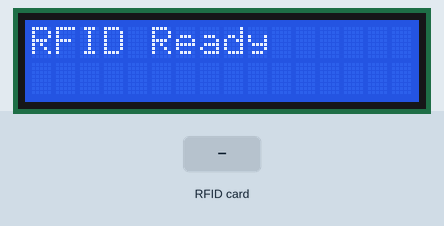
Recording of a sketch running on a simulated ESP8266 (NodeMCU). Parts: 16×2 character LCD. The test bench sets the inputs (shaded band). WiFi joins after 1.5 s; servers stay silent unless stated; uploads are accepted with an empty reply; what the sketch prints to the serial monitor is not drawn.

Above: at 0.2 s.
4.9 s: RFID card 12 34 56 78 held to the reader
At 5.6 s:
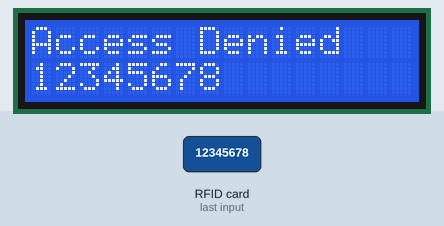
6.4 s: RFID card 53 50 A4 E2 held to the reader
At 8.3 s:
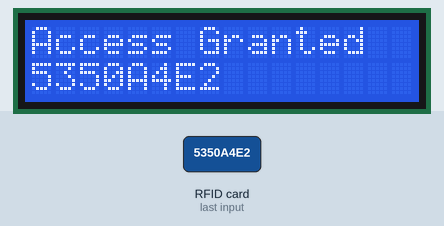
8.6 s: RFID card E3 18 74 E4 held to the reader
At 9.8 s:
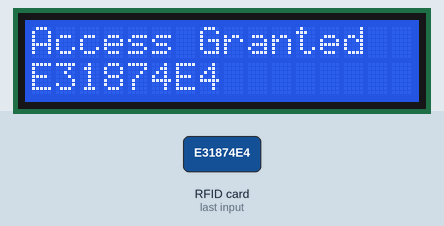
10.8 s: RFID card 5E 7A 19 C4 held to the reader
At 12.5 s:
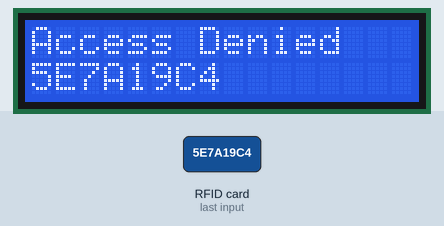
Timing chart, 0 to 14.0 s (numbered marks = the images above; inputs shaded):
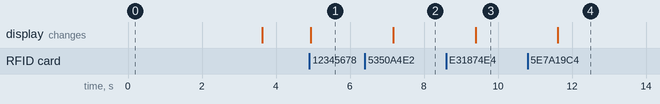

The sketch:

2.ino
```cpp
#include <SPI.h>
#include <MFRC522.h>
#include <Wire.h>
#include <LiquidCrystal_I2C.h>
#include <Arduino.h>
#include <ESP8266WiFi.h>
#include <ESP8266HTTPClient.h>
#include <WiFiClient.h>
#include <ArduinoJson.h>


#ifndef APSSID
#define APSSID "Free"
#define APPSK "12345678"
#define SS_PIN D8   // Chân chọn cho slave (SDA cho RFID)
#define RST_PIN D3  // Chân reset cho RFID
#endif

const char *ssid = APSSID;
const char *password = APPSK;
const char *URL = "http://192.168.208.56:8000/setCard";
const char *DeniedURL = "http://192.168.208.56:8000/setDeniedCard";

// Khởi tạo các đối tượng
WiFiClient client;
HTTPClient http;


MFRC522 mfrc522(SS_PIN, RST_PIN);  // Khởi tạo đối tượng đầu đọc thẻ RFID
LiquidCrystal_I2C lcd(0x27, 16, 2); // Địa chỉ I2C của LCD (thường là 0x27 hoặc 0x3F)

// Các UID mặc định để mở khóa
const String defaultUID1 = "5350A4E2";
const String defaultUID2 = "E31874E4";
const String defaultUID3 = "A71E0963";
const String defaultUID4 = "B72F956C";


void setup() {
  Serial.begin(9600);        // Khởi tạo giao tiếp nối tiếp
  SPI.begin();               // Khởi tạo giao tiếp SPI cho RFID
  mfrc522.PCD_Init();        // Khởi tạo đầu đọc thẻ MFRC522

  lcd.begin();               // Khởi tạo màn hình LCD
  lcd.backlight();           // Bật đèn nền LCD
  lcd.print("RFID Ready");
  delay(2000);               // Chờ để người dùng thấy thông báo khởi động

  Serial.print("Kết nối đến mạng Wifi...");

  WiFi.begin(ssid, password);
  while (WiFi.status() != WL_CONNECTED) {
    delay(500);
    Serial.print(".");
  }
  Serial.println("\nĐã kết nối với WiFi.");

  lcd.clear();               // Xóa màn hình sau thông báo khởi động
}

void loop() {
  // Kiểm tra xem có thẻ mới nào không
  if (!mfrc522.PICC_IsNewCardPresent() || !mfrc522.PICC_ReadCardSerial()) {
    return;
  }

  // Hiển thị UID của thẻ trên Serial Monitor
  Serial.print("UID của thẻ: ");
  String rfidUID = "";

  for (byte i = 0; i < mfrc522.uid.size; i++) {
    // In từng byte của UID dưới dạng hex
    Serial.print(mfrc522.uid.uidByte[i] < 0x10 ? " 0" : " ");
    Serial.print(mfrc522.uid.uidByte[i], HEX);
    rfidUID += String(mfrc522.uid.uidByte[i] < 0x10 ? "0" : "");
    rfidUID += String(mfrc522.uid.uidByte[i], HEX);
  }
  Serial.println();

  // Chuyển đổi UID thành chữ in hoa
  rfidUID.toUpperCase();

  // So sánh UID đã đọc với các UID mặc định
  lcd.clear();
  if (rfidUID == defaultUID1 || rfidUID == defaultUID2 || rfidUID == defaultUID3 ) {
    lcd.setCursor(0, 0); // Đặt con trỏ tại đầu dòng đầu tiên
    lcd.print("Access Granted");
    lcd.setCursor(0, 1);
    lcd.print(rfidUID);
    Serial.println("Access Granted");
    postJsonData(rfidUID);
  } else {
    lcd.setCursor(0, 0); // Đặt con trỏ tại đầu dòng đầu tiên
    lcd.print("Access Denied");
    lcd.setCursor(0, 1); // Đặt con trỏ tại đầu dòng thứ hai
    Serial.println("Access Denied");
    lcd.print(rfidUID);  // Hiển thị UID bị từ chối
    postDenied(rfidUID);
  }

  // Ngắt kết nối thẻ đã quét và ngừng mã hóa
  mfrc522.PICC_HaltA();
  mfrc522.PCD_StopCrypto1();

  delay(2000);
}


void postDenied(String data) {
  if (http.begin(client, DeniedURL)) {
    DynamicJsonDocument doc(1024);
    doc["UID"] = data;

    String output;
    serializeJson(doc, output);

    http.addHeader("Content-Type", "application/json");
    int httpCode = http.POST(output);

    if (httpCode > 0) {
      Serial.printf("[HTTP] POST... code: %d\n", httpCode);
      String payload = http.getString();
      Serial.println("respone from server:");
      Serial.println(payload);
    } else {
      Serial.printf("[HTTP] POST... failed, error: %s\n", http.errorToString(httpCode).c_str());
    }
    http.end();
  } else {
    Serial.println("cannot HTTP connect");
  }
}

void postJsonData(String data) {
  if (http.begin(client, URL)) {
    DynamicJsonDocument doc(1024);
    doc["UID"] = data;

    String output;
    serializeJson(doc, output);

    http.addHeader("Content-Type", "application/json");
    int httpCode = http.POST(output);

    if (httpCode > 0) {
      Serial.printf("[HTTP] POST... code: %d\n", httpCode);
      String payload = http.getString();
      Serial.println("respone from server:");
      Serial.println(payload);
    } else {
      Serial.printf("[HTTP] POST... failed, error: %s\n", http.errorToString(httpCode).c_str());
    }
    http.end();
  } else {
    Serial.println("cannot HTTP connect");
  }
}
```

Measured:
- after the input at 4.9 s, the display: changes at once (image 1)
- after the input at 6.4 s, the display: changes after 0.76 s (image 2)
- after the input at 8.6 s, the display: changes after 0.79 s (image 3)
- after the input at 10.8 s, the display: changes after 0.82 s (image 4)
